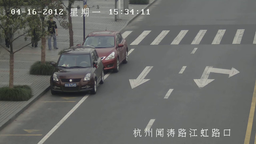
#> input picture images/1.png, 256 x 144 px, shrunk from 1280 x 720 before the run, given in place of 1.jpg, which was not available
$ python main_with_y_channel_only.py
#> lines starting #> are read from the running program, lines starting #| are printed output that depends on the picture; pictures that were not available may be replaced by others from this repository, and a replacement may not be noted
import cv2
import numpy as np
import matplotlib.pyplot as plt


def mse(imageA, imageB):
    err = np.mean((imageA.astype("float") - imageB.astype("float")) ** 2)
    return err


# Load the images
source_image_path = "images/1.jpg"
target_image_path = "images/2.jpg"
source_image = cv2.imread(source_image_path)
#> source_image is the input picture: shape (144, 256, 3); mean B, G, R 102.9, 105.7, 104.6
target_image = cv2.imread(target_image_path)
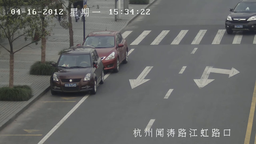
#> input picture images/104.png, 256 x 144 px, shrunk from 1280 x 720 before the run, given in place of 2.jpg, which was not available
#> target_image is the input picture: shape (144, 256, 3); mean B, G, R 102.7, 104, 103

# Ensure the images are of the same dimensions
assert (
    source_image.shape == target_image.shape
), "Source and target images must have the same dimensions."

# Pad the target image to make its dimensions divisible by 16
h, w, _ = target_image.shape
#> h = 144; w = 256
pad_h = (16 - h % 16) % 16
#> pad_h = 0
pad_w = (16 - w % 16) % 16
#> pad_w = 0
padded_target = cv2.copyMakeBorder(
    target_image, 0, pad_h, 0, pad_w, cv2.BORDER_CONSTANT, value=0
)
padded_source = cv2.copyMakeBorder(
    source_image, 0, pad_h, 0, pad_w, cv2.BORDER_CONSTANT, value=0
)

# Divide the padded target image into 16x16 blocks
block_size = 16
blocks_vertical = padded_target.shape[0] // block_size
#> blocks_vertical = 9
blocks_horizontal = padded_target.shape[1] // block_size
#> blocks_horizontal = 16

residual_image = np.zeros_like(padded_target, dtype=np.int16)
motion_vectors = []
threshold = 24  # MSE threshold


def get_box_cor_from_center(center):
    x, y = center
    return ((int(x - 8), int(y - 8)), (int(x + 8), int(y + 8)))


# Process each block
for by in range(blocks_vertical):
    for bx in range(blocks_horizontal):
        # Extract the target block
        y = by * block_size
        x = bx * block_size
        target_block = padded_target[y : y + block_size, x : x + block_size]

        # Define search area in the source image
        padding = 64
        search_area_x1 = max(0, x - padding)
        search_area_y1 = max(0, y - padding)
        search_area_x2 = min(padded_source.shape[1], x + block_size + padding)
        search_area_y2 = min(padded_source.shape[0], y + block_size + padding)

        search_area = padded_source[
            search_area_y1:search_area_y2, search_area_x1:search_area_x2
        ]

        # Convert to YCRCB and use Y channel
        target_block_ycrcb = cv2.cvtColor(target_block, cv2.COLOR_BGR2YCrCb)
        search_area_ycrcb = cv2.cvtColor(search_area, cv2.COLOR_BGR2YCrCb)
        target_y = target_block_ycrcb[:, :, 0]
        search_area_y = search_area_ycrcb[:, :, 0]

        # Sliding window search for best match
        min_mse = float("inf")
        best_match_position = None
        best_residual = None

        step = 32
        h, w = search_area.shape[:2]
        p1 = int(h // 2), int(w // 2)

        while step > 1:
            points = []
            x1, y1 = p1

            points.append((x1, y1))
            points.append((x1 - step, y1 - step))
            points.append((x1, y1 - step))
            points.append((x1 + step, y1 - step))
            points.append((x1 - step, y1))
            points.append((x1 + step, y1))
            points.append((x1 - step, y1 + step))
            points.append((x1, y1 + step))
            points.append((x1 + step, y1 + step))
            # print(points)
            for p in points:
                # print(p)
                box = get_box_cor_from_center(p)

                window = search_area_y[
                    box[0][1] : box[1][1], box[0][0] : box[1][0]
                ]  # y1 : y2, x1 :x2
                # print(window.shape, box[1][1] - box[0][1], box[1][0] - box[0][0])
                if window.shape != target_y.shape:
                    continue
                error = mse(target_y, window)
                if error < min_mse:
                    min_mse = error
                    best_match_position = (
                        box[0][0] + search_area_x1,  # x1 + x1 ta3 search_area
                        box[0][1] + search_area_y1,  # y1 + y1 ta3 search_area
                    )
                    best_residual = target_y.astype(np.int16) - window.astype(np.int16)
                    p1 = p
            step = step / 2

        # Store the motion vector
        if best_match_position is not None:
            # print(min_mse)
            motion_vector_x = best_match_position[0] - x
            motion_vector_y = best_match_position[1] - y
            motion_vectors.append((motion_vector_x, motion_vector_y))

            if min_mse < threshold:
                # Use the best match directly, no residual
                residual_image[y : y + block_size, x : x + block_size, 0] = 0
            else:
                # Store the residual
                residual_image[y : y + block_size, x : x + block_size, 0] = (
                    best_residual
                )
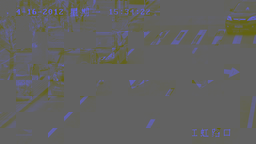
#> residual_image: shape (144, 256, 3) int16; mean B, G, R -0.5, 0, 0; drawn with min black and max white
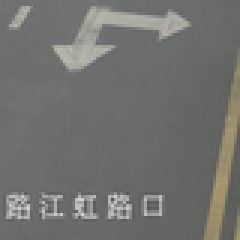
#> search_area: shape (80, 80, 3) (shown 3 times larger); mean B, G, R 110.1, 113.8, 112.6

# Display and save the residual image
residual_display = np.abs(residual_image).astype(np.uint8)  # Normalize for display
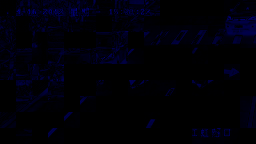
#> residual_display: shape (144, 256, 3); mean B, G, R 8.1, 0, 0
residual_display = cv2.cvtColor(residual_display, cv2.COLOR_RGB2GRAY)
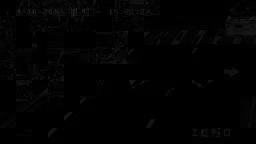
#> residual_display: shape (144, 256); min 0, max 42, mean 2.4
cv2.imwrite("residual_image.png", residual_display)
plt.imshow(residual_display, cmap="gray")
plt.title("Residual Image")
plt.axis("off")
plt.show()

# Reconstruct the target image using the source image, motion vectors, and residuals
reconstructed_image = np.zeros_like(padded_source)
for by in range(blocks_vertical):
    for bx in range(blocks_horizontal):
        y = by * block_size
        x = bx * block_size

        motion_vector_x, motion_vector_y = motion_vectors[by * blocks_horizontal + bx]
        source_x = x + motion_vector_x
        source_y = y + motion_vector_y

        best_match_block = padded_source[
            source_y : source_y + block_size, source_x : source_x + block_size
        ]

        # Convert best match block to YCRCB and extract Y channel
        best_match_ycrcb = cv2.cvtColor(best_match_block, cv2.COLOR_BGR2YCrCb)
        best_match_y = best_match_ycrcb[:, :, 0]

        # Add residual to reconstruct the target block
        residual = residual_image[y : y + block_size, x : x + block_size, 0]
        reconstructed_y = best_match_y.astype(np.int16) + residual
        reconstructed_y = np.clip(reconstructed_y, 0, 255).astype("uint8")

        reconstructed_block = cv2.merge(
            (reconstructed_y, reconstructed_y, reconstructed_y)
        )
        # Convert back to BGR and place in reconstructed image
        reconstructed_image[y : y + block_size, x : x + block_size] = (
            reconstructed_block
        )

# Save and display the reconstructed image
cv2.imwrite("reconstructed_image.png", reconstructed_image)
plt.imshow(cv2.cvtColor(reconstructed_image, cv2.COLOR_BGR2RGB))
plt.title("Reconstructed Image")
plt.axis("off")
plt.show()
